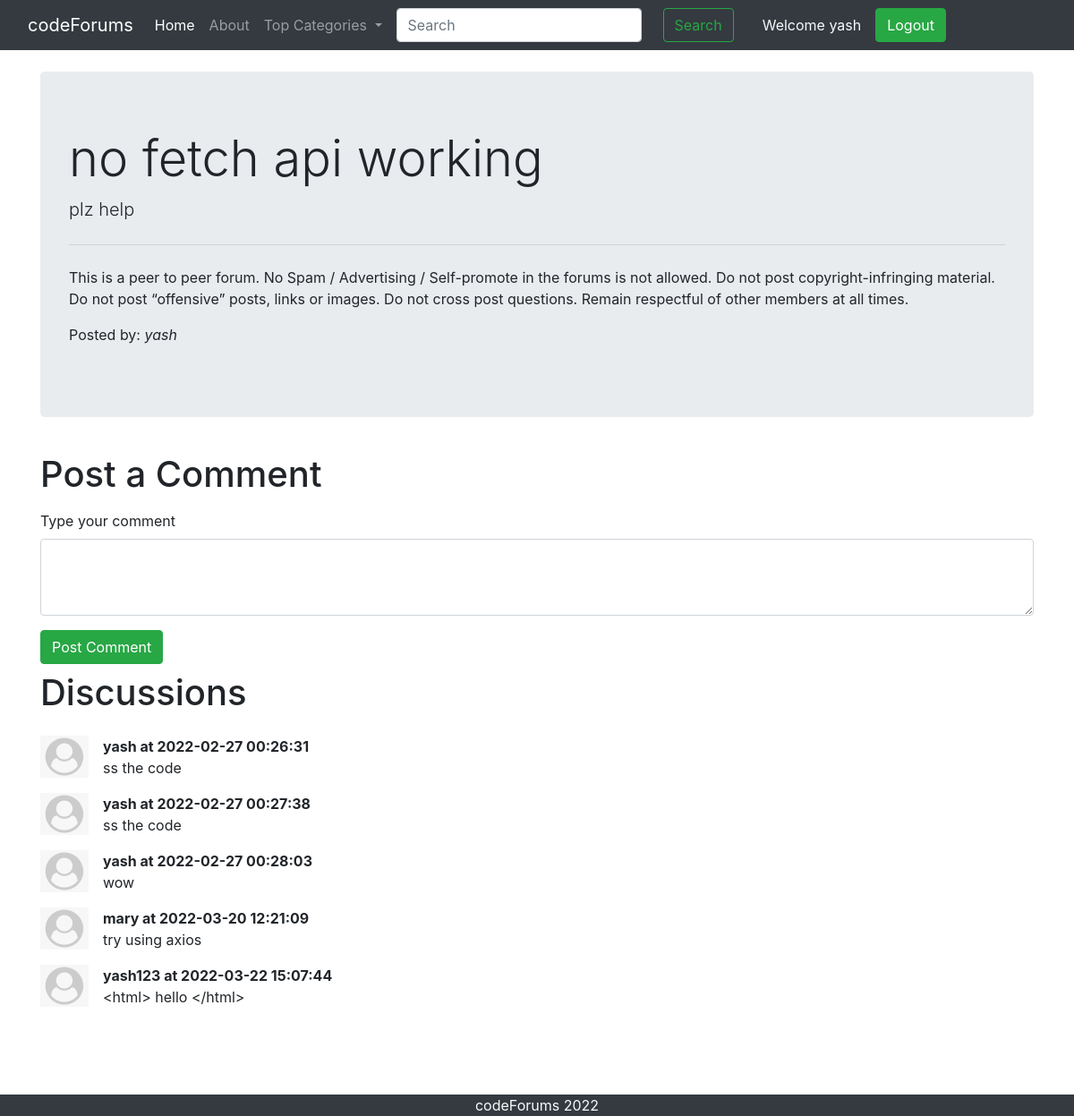
The page /thread.php?threadid=3 (signed in) on the database its author committed.
### tables this page shows
CREATE TABLE `threads` (
  `thread_id` int(7) NOT NULL,
  `thread_title` varchar(255) NOT NULL,
  `thread_desc` text NOT NULL,
  `thread_cat_id` int(7) NOT NULL,
  `thread_user_id` int(7) NOT NULL,
  `timestamp` datetime NOT NULL DEFAULT current_timestamp()
);

CREATE TABLE `users` (
  `sno` int(8) NOT NULL,
  `user_email` varchar(255) NOT NULL,
  `user_pass` varchar(255) NOT NULL,
  `timestamp` datetime NOT NULL DEFAULT current_timestamp()
);

CREATE TABLE `comments` (
  `comment_id` int(8) NOT NULL,
  `comment_content` text NOT NULL,
  `thread_id` int(8) NOT NULL,
  `comment_by` int(8) NOT NULL,
  `comment_time` datetime NOT NULL DEFAULT current_timestamp()
);

### Thread.php (the view, shortened to what this page needs)
<!doctype html>
<html lang="en">
<head>
    <link rel="stylesheet" href="https://stackpath.bootstrapcdn.com/bootstrap/4.5.0/css/bootstrap.min.css"
>
</head>
<body>
    <?php include '_dbconnect.php';?>
    <?php include '_header.php';?>
    <?php
    $id = $_GET['threadid'];
    $sql = "SELECT * FROM `threads` WHERE thread_id=$id";
    $result = mysqli_query($conn, $sql);
    while($row = mysqli_fetch_assoc($result)){
        $title = $row['thread_title'];
        $desc = $row['thread_desc'];
        $thread_user_id = $row['thread_user_id'];
        $sql2 = "SELECT user_email FROM `users` WHERE sno='$thread_user_id'";
        $result2 = mysqli_query($conn, $sql2);
        $row2 = mysqli_fetch_assoc($result2);
        $posted_by = $row2['user_email'];
    }
    ?>
    <div class="container my-4">
        <div class="jumbotron">
            <h1 class="display-4"><?php echo $title;?></h1>
            <p class="lead">  <?php echo $desc;?></p>
            <hr class="my-4">
            <p>This is a peer to peer forum. No Spam / Advertising / Self-promote in the forums is not allowed. Do not post copyright-infringing material. Do not post “offensive” posts, links or images. Do not cross post questions. Remain respectful of other members at all times.</p>
            <p>Posted by: <em><?php echo $posted_by; ?></em></p>
        </div>
    </div>
     <?php
    if(isset($_SESSION['loggedin']) && $_SESSION['loggedin']==true){
    echo '<div class="container">
        <h1 class="py-2">Post a Comment</h1>
        <form action= "'. $_SERVER['REQUEST_URI'] . '" method="post">
            <div class="form-group">
                <label for="exampleFormControlTextarea1">Type your comment</label>
                <textarea class="form-control" id="comment" name="comment" rows="3"></textarea>
                <input type="hidden" name="sno" value="'. $_SESSION["sno"]. '">
            </div>
            <button type="submit" class="btn btn-success">Post Comment</button>
        </form>
    </div>';
    }
    ?>
    <div class="container mb-5" id="ques">
        <h1 class="py-2">Discussions</h1>
       <?php
    $id = $_GET['threadid'];
    $sql = "SELECT * FROM `comments` WHERE thread_id=$id";
    $result = mysqli_query($conn, $sql);
    while($row = mysqli_fetch_assoc($result)){
        $content = $row['comment_content'];
        $comment_time = $row['comment_time'];
        $thread_user_id = $row['comment_by'];
        $sql2 = "SELECT user_email FROM `users` WHERE sno='$thread_user_id'";
        $result2 = mysqli_query($conn, $sql2);
        $row2 = mysqli_fetch_assoc($result2);
        echo '<div class="media my-3">
            <img src="user.png" width="54px" class="mr-3" alt="...">
            <div class="media-body">
               <p class="font-weight-bold my-0">'. $row2['user_email'] .' at '. $comment_time. '</p> '. $content . '
            </div>
        </div>';
        }
    ?>
    </div>
    <?php include '_footer.php';?>
</body>
</html>

### Thread.php (style rules this page uses)
#ques { min-height: 433px; }

### rows shown on the page
threads: thread_title "no fetch api working", thread_desc "plz help"
users: user_email "yash"
comments: users.user_email "yash", comment_time "2022-02-27 00:26:31", comment_content "ss the code"
comments: users.user_email "yash", comment_time "2022-02-27 00:27:38", comment_content "ss the code"
comments: users.user_email "yash", comment_time "2022-02-27 00:28:03", comment_content "wow"
comments: users.user_email "mary", comment_time "2022-03-20 12:21:09", comment_content "try using axios"
comments: users.user_email "yash123", comment_time "2022-03-22 15:07:44", comment_content "<html> hello </html>"

### other values the page prints
$_SESSION['useremail'] "yash"
